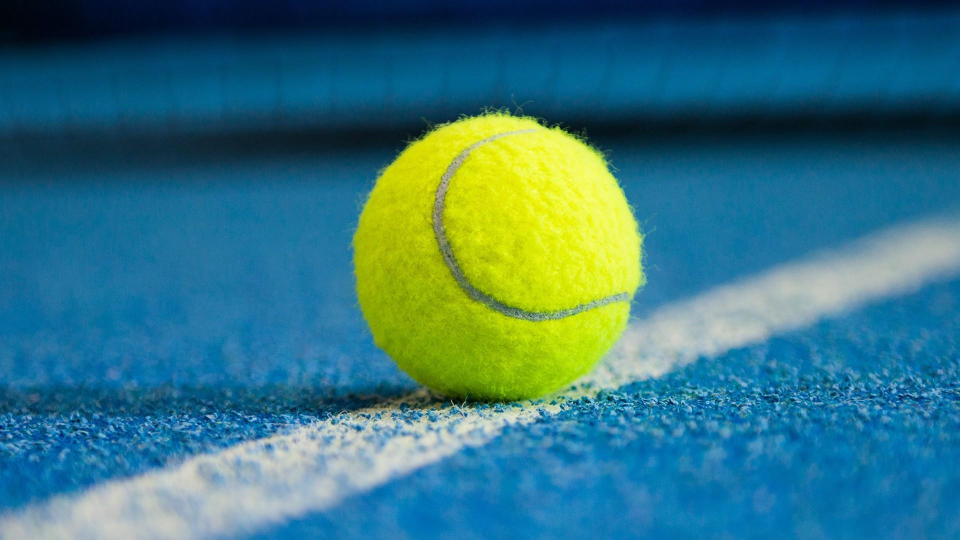
#> input picture images/tennis_ball.jpg, 1920 x 1080 px, found by its file name (shown at 1/2 size)
$ python contour_detection.py
#> lines starting #> are read from the running program, lines starting #| are printed output that depends on the picture; after the words box and inside, x2 and y2 are one past the last pixel; in counts of white or black regions, pixels touching at a corner belong together; long printed decimals are rounded
#!/usr/bin/env python

import numpy as np
import cv2

def read_image(image_name):
    img=cv2.imread(image_name)
    fx=int(img.shape[1]/2)
    fy=int(img.shape[0]/2)
    d=(fx,fy)
    img=cv2.resize(img,d,interpolation=cv2.INTER_AREA)
    cv2.imshow("Original",img)
    return img

def color_filter(image,color_lover_bound,color_upper_bound):
    hsv_img=cv2.cvtColor(image,cv2.COLOR_BGR2HSV)
    cv2.imshow("hsv image format",hsv_img)

    mask=cv2.inRange(hsv_img,color_lover_bound,color_upper_bound)

    return mask

def get_contour(image_threshold):
    contours,hierarchy=cv2.findContours(image_threshold.copy(),cv2.RETR_EXTERNAL,cv2.CHAIN_APPROX_SIMPLE)

    return contours


def draw_detect_contour(image_threshold,original_image,contour):
    black_image=np.zeros([image_threshold.shape[0],original_image.shape[1],3],"uint8")

    for c in contour:
        area=cv2.contourArea(c)
        perimeter=cv2.arcLength(c,True)
        ((x,y),radius)=cv2.minEnclosingCircle(c)

        if area > 30000:
            cv2.drawContours(original_image,[c],-1,(150,250,150),-1)
            cv2.drawContours(black_image,[c],-1,(150,250,150),-1)

            cx,cy=get_contour_center(c)

            cv2.circle(original_image, (cx,cy),(int)(radius),(0,0,255),1)
            cv2.circle(black_image, (cx,cy),(int)(radius),(0,0,255),1)
            cv2.circle(black_image, (cx,cy),5,(150,150,255),-1)
            print ("Area: {}, Perimeter: {}".format(area, perimeter))

    print ("number of contours: {}".format(len(contour)))
    cv2.imshow("RGB Image Contours",original_image)
    cv2.imshow("Black Image Contours",black_image)

    return black_image


def get_contour_center(contour):
    M=cv2.moments(contour)
    cx=-1
    cy=-1

    if M["m00"] != 0:
        cx=int(M["m10"]/M["m00"])
        cy=int(M["m01"]/M["m00"])

    return cx, cy

def main():
    image="/home/ronux/catkin_ws/src/opencv_codes/images/tennis_ball.jpg"
    # [4 lines of commented-out code are left out]

    yellow_lower =(30, 150, 100)
    yellow_upper = (50, 255, 255)

    img=read_image(image)
#> in read_image, img is the input picture: shape (1080, 1920, 3); mean B, G, R 126, 116.7, 53.8
#> in read_image, `img=cv2.resize(img,d,interpolation=cv2.INTER_AREA)`:
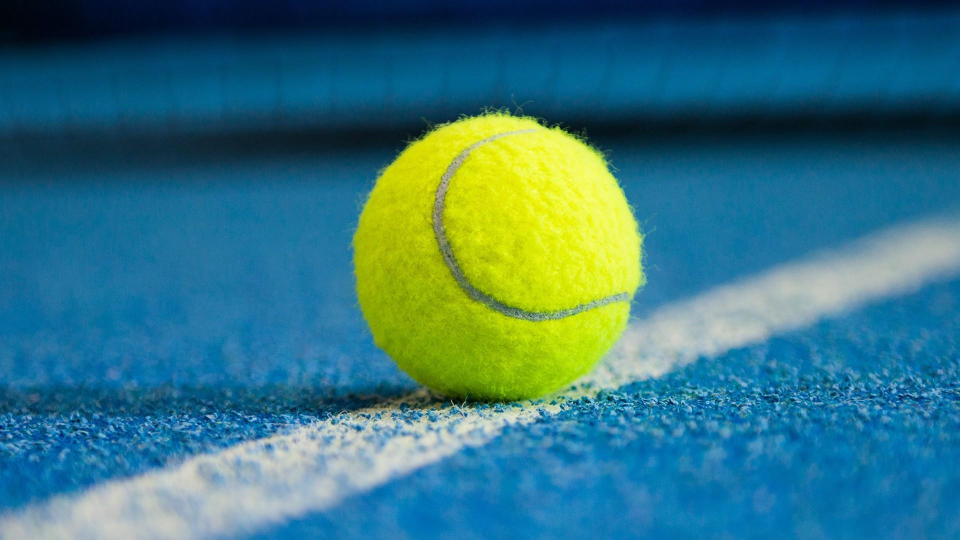
#> img: shape (540, 960, 3); mean B, G, R 126.2, 116.9, 54
    img_threshold_mask=color_filter(img,yellow_lower,yellow_upper)
#> in color_filter, `hsv_img=cv2.cvtColor(image,cv2.COLOR_BGR2HSV)`: hsv_img: shape (540, 960, 3); mean H, S, V 90.9, 203.9, 149
#> in color_filter, `mask=cv2.inRange(hsv_img,color_lover_bound,color_upper_bound)`:
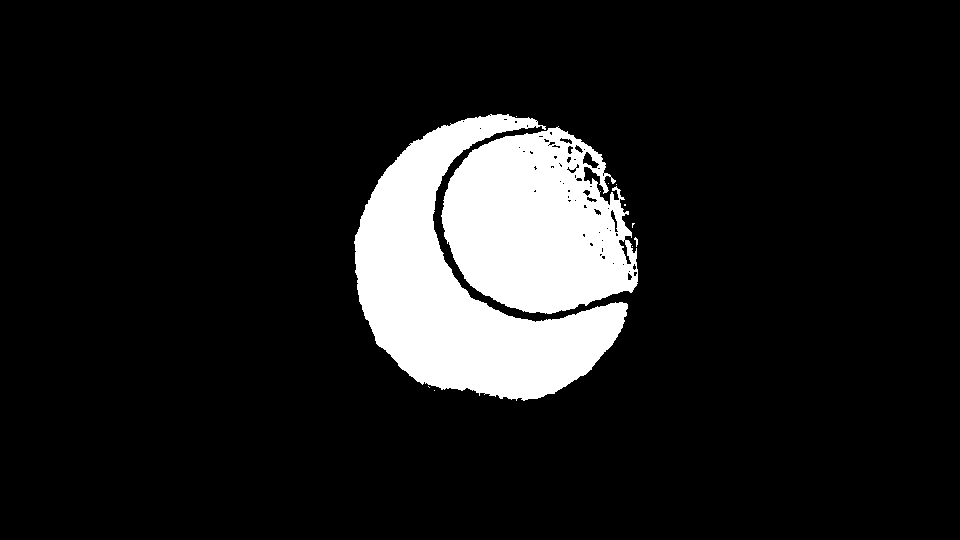
#> mask: shape (540, 960); 11.4% white; 11 white regions (8 under 20 px)
    contours=get_contour(img_threshold_mask)
#> in get_contour, `contours,hierarchy=cv2.findContours(image_threshold.copy(),cv2.RETR_EX..`: contours = 11 contours, 9 with area under 20; largest, box (x1, y1, x2, y2) and area: (354, 114, 628, 401) 32238, (441, 126, 638, 314) 26838
    draw_detect_contour(img_threshold_mask,img,contours)
#> the loop in draw_detect_contour, `for c in contour:` made 11 passes
#> (area, perimeter, x, y, radius, cx, cy) on pass 11: (32237.5, 1247.3, 495.5, 259.3, 145.9, 458, 289)
#> (area, perimeter, x, y, radius) on pass 9: (26838, 941.6, 544.2, 229.4, 107.3)
#| Area: 32237.5, Perimeter: 1247.325
#> after the loop in draw_detect_contour, `for c in contour:`:
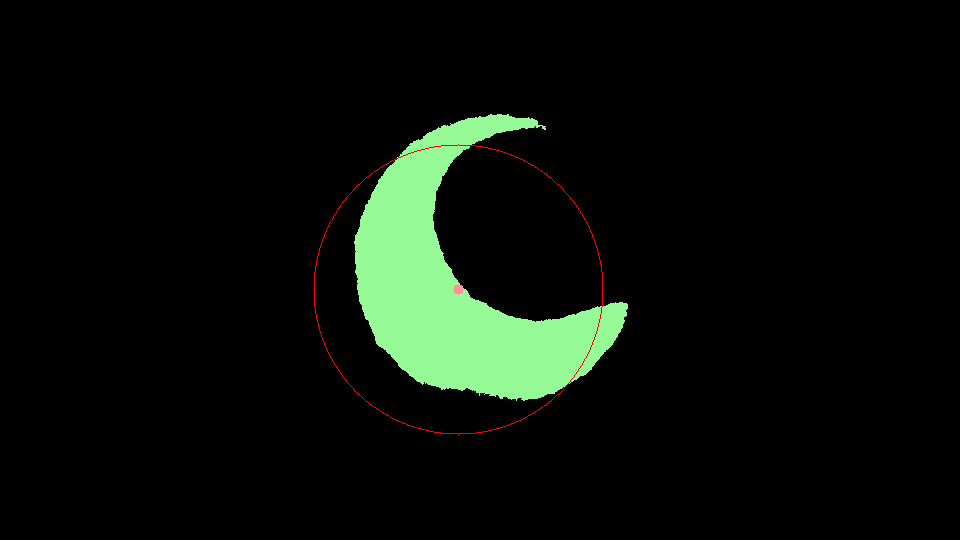
#> black_image: shape (540, 960, 3); mean B, G, R 9.4, 15.7, 9.9
#> after the loop in draw_detect_contour, `for c in contour:`:
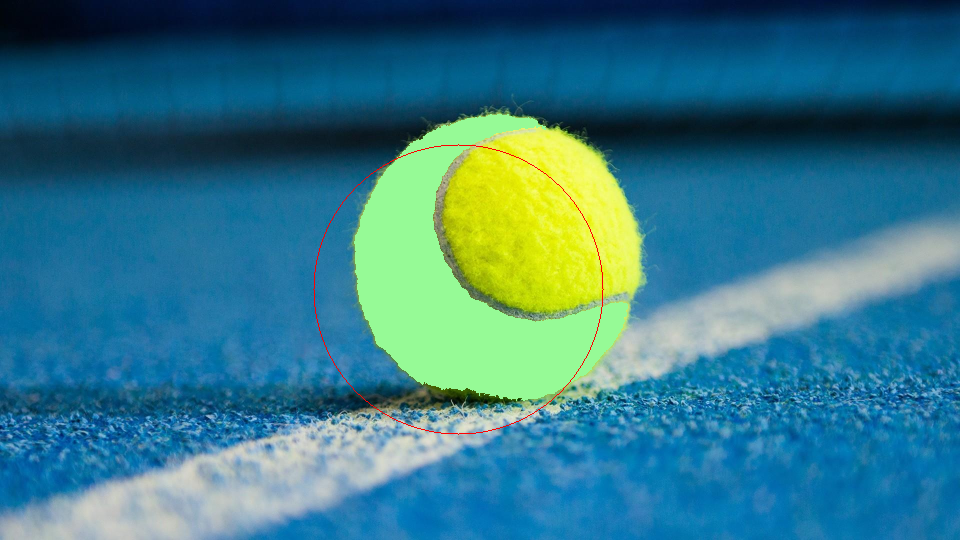
#> original_image: shape (540, 960, 3); mean B, G, R 134.7, 120.4, 53.4
#| number of contours: 11

    cv2.waitKey(0)
    cv2.destroyAllWindows()

if __name__ == "__main__":
    main()

cv2.waitKey(0)
cv2.destroyAllWindows()

$ run again, with images/tennis_ball2.jpg copied over images/tennis_ball.jpg
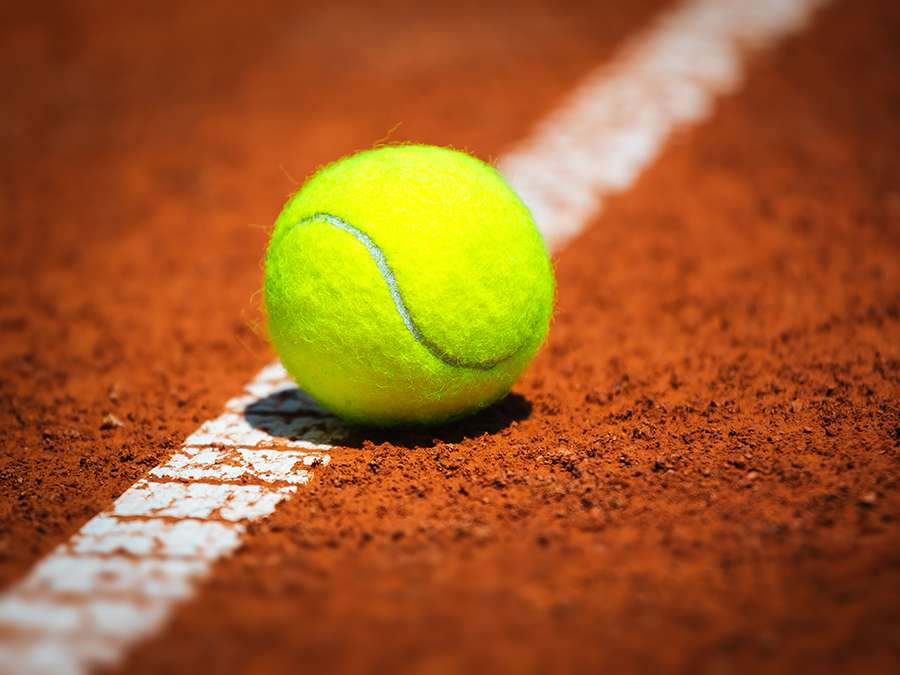
#> input picture images/tennis_ball2.jpg, 900 x 675 px, found by its file name
#> in read_image, img is the input picture: shape (675, 900, 3); mean B, G, R 38.3, 91.9, 159.8
#> img: shape (337, 450, 3)
#> hsv_img: shape (337, 450, 3); mean H, S, V 13.9, 199.6, 162.4
#> in color_filter, `mask=cv2.inRange(hsv_img,color_lover_bound,color_upper_bound)`:
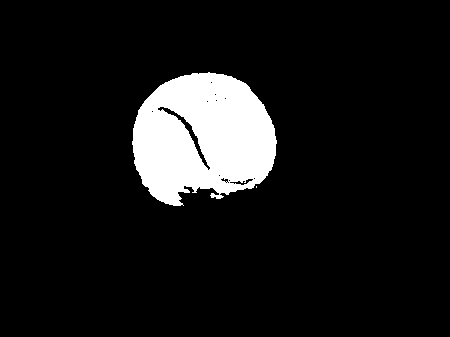
#> mask: shape (337, 450); 9.4% white; 2 white regions (1 under 20 px)
#> in get_contour, `contours,hierarchy=cv2.findContours(image_threshold.copy(),cv2.RETR_EX..`: contours = 2 contours, 1 with area under 20; largest, box (x1, y1, x2, y2) and area: (132, 72, 277, 206) 14427
#> the loop in draw_detect_contour, `for c in contour:` made 2 passes
#> (area, perimeter, x, y, radius) on pass 2: (14427, 565.5, 203, 142.8, 73.06)
#| number of contours: 2
